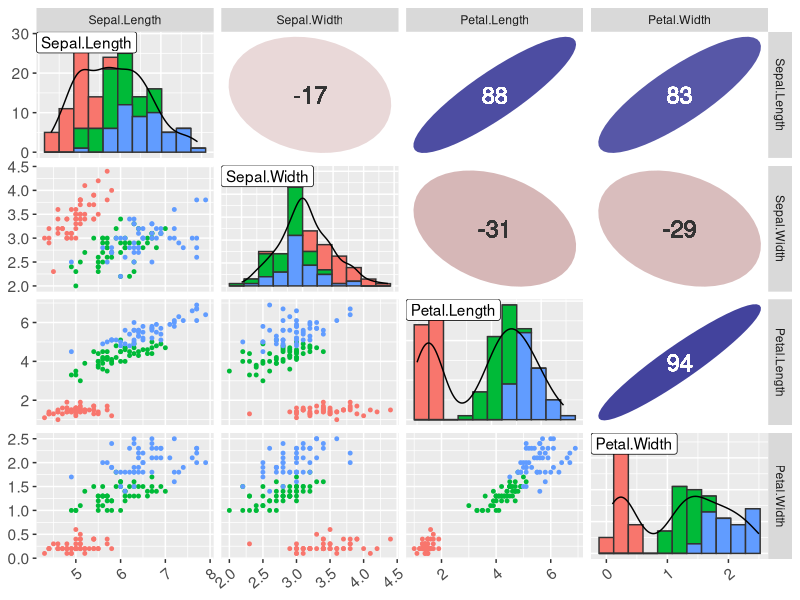

The R source for this figure:
library(ggplot2)
library(GGally)

d <- iris
d <- d[,-ncol(d)]

N_col <- ncol(d)
ggp <- ggpairs(d, upper='blank', diag='blank', lower='blank')

for(i in 1:N_col) {
  x <- d[,i]
  p <- ggplot(data.frame(x, gr=iris$Species), aes(x))
  p <- p + theme(text=element_text(size=14), axis.text.x=element_text(angle=40, vjust=1, hjust=1))
  if (class(x) == 'factor') {
    p <- p + geom_bar(aes(fill=gr), color='grey20')
  } else {
    bw <- (max(x)-min(x))/10
    p <- p + geom_histogram(binwidth=bw, aes(fill=gr), color='grey20')
    p <- p + geom_line(eval(bquote(aes(y=..count..*.(bw)))), stat='density')
  }
  p <- p + geom_label(data=data.frame(x=-Inf, y=Inf, label=colnames(d)[i]), aes(x=x, y=y, label=label), hjust=0, vjust=1)
  ggp <- putPlot(ggp, p, i, i)
}

zcolat <- seq(-1, 1, length=81)
zcolre <- c(zcolat[1:40]+1, rev(zcolat[41:81]))

for(i in 1:(N_col-1)) {
  for(j in (i+1):N_col) {
    x <- as.numeric(d[,i])
    y <- as.numeric(d[,j])
    r <- cor(x, y, method='spearman', use='pairwise.complete.obs')
    zcol <- lattice::level.colors(r, at=zcolat,
                                  col.regions=colorRampPalette(c(scales::muted('red'), 'white', scales::muted('blue')), space='rgb')(81))
    textcol <- ifelse(abs(r) < 0.4, 'grey20', 'white')
    ell <- ellipse::ellipse(r, level=0.95, type='l', npoints=50, scale=c(.2, .2), centre=c(.5, .5))
    p <- ggplot(data.frame(ell), aes(x=x, y=y))
    p <- p + theme_bw() + theme(
      plot.background=element_blank(),
      panel.grid.major=element_blank(), panel.grid.minor=element_blank(),
      panel.border=element_blank(), axis.ticks=element_blank()
    )
    p <- p + geom_polygon(fill=zcol, color=zcol)
    p <- p + geom_text(data=NULL, x=.5, y=.5, label=100*round(r, 2), size=6, col=textcol)
    ggp <- putPlot(ggp, p, i, j)
  }
}

for(j in 1:(N_col-1)) {
  for(i in (j+1):N_col) {
    x <- d[,j]
    y <- d[,i]
    p <- ggplot(data.frame(x, y, gr=iris$Species), aes(x=x, y=y, color=gr))
    p <- p + theme(text=element_text(size=14), axis.text.x=element_text(angle=40, vjust=1, hjust=1))
    if (class(x) == 'factor') {
      p <- p + geom_boxplot(aes(group=x), alpha=3/6, outlier.size=0, fill='white')
      p <- p + geom_point(position=position_jitter(w=0.4, h=0), size=1)
    } else {
      p <- p + geom_point(size=1)
    }
    ggp <- putPlot(ggp, p, i, j)
  }
}

png(file='ggally.png', res=250, w=1500, h=1500)
print(ggp, left=0.3, bottom=0.3)
dev.off()
